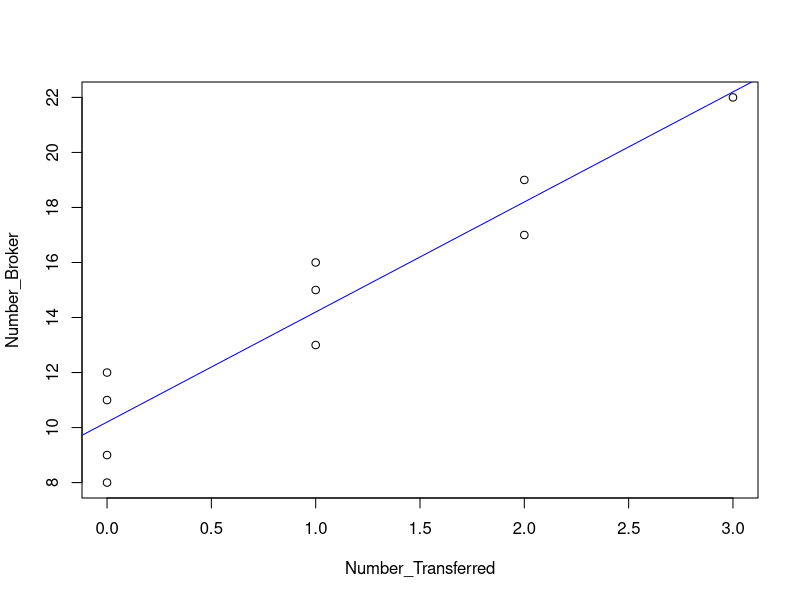

Write R code to recreate this figure.
#Chad Huntebrinker
#Problem 2.6b
#Load the library and data in to R
library(readxl)

excel_data <- read_excel("Airfreight_Breakage_Data.xlsx")

#Number_Broker ~ Number_Transferred
#Fit the model
model_2 <- lm(Number_Broker~Number_Transferred,data=excel_data)
sum_of_model_2 <- summary(model_2)
sum_of_model_2
sum_of_model_2$coefficients[2,4]

#Plot to see the graph
plot(Number_Broker~Number_Transferred, data = excel_data)
abline(model_2,col="blue")


#Calculate the t score
b1 <- sum_of_model_2$coefficients[2, 1]
se_b1 <- sum_of_model_2$coefficients[2, 2]

#a = 0.05
t_1 <- b1 / se_b1

#If the t_1 > than the t score, than we conclude that H1 is true (which is B1 != 0)
t_1 > qt(0.975, 8)

#Calculate the p_value
p_1 <- 2 * (1 - pt(t_1, 8))

#If the p score is less than alpha, than H1 is true (which is B1 != 0)
p_1 < 0.01
